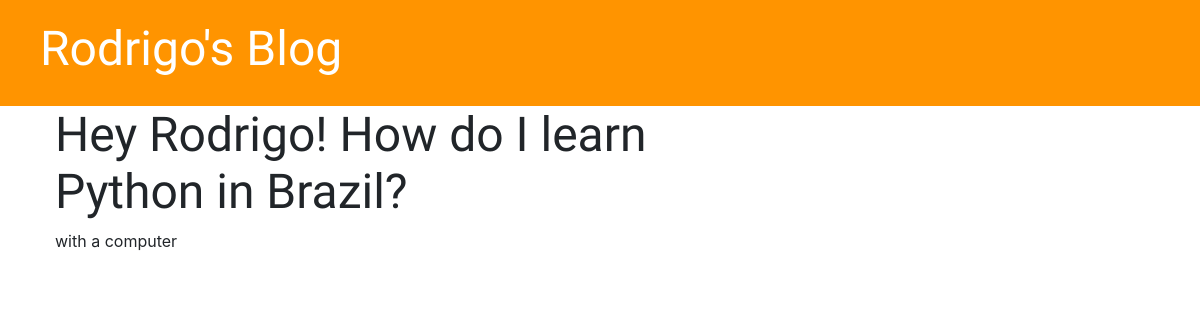
The app's page /post/2/, older data.
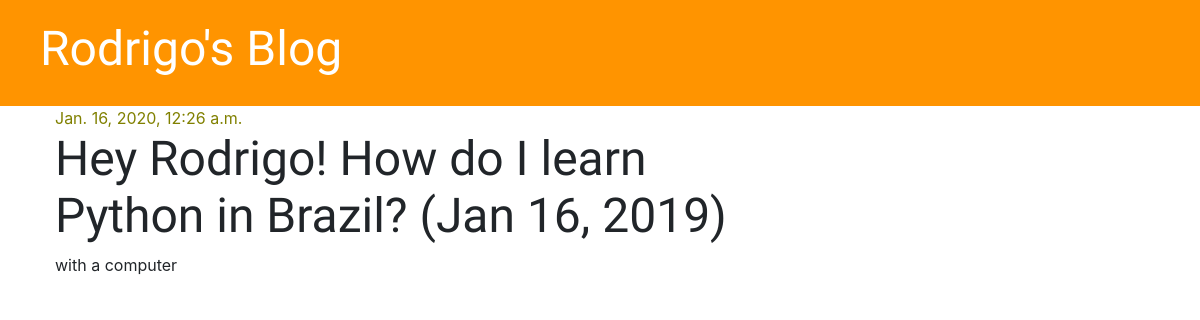
The same page, newer data.
### project/models.py (models this page shows, shortened)
class Post(models.Model):
    author = models.ForeignKey('auth.User', on_delete=models.CASCADE)
    title = models.CharField(max_length=200)
    text = models.TextField()
    created_date = models.DateTimeField(default=timezone.now)
    published_date = models.DateTimeField(blank=True, null=True)

### project/views.py (the view)
# urls.py: path('post/<int:pk>/', views.post_detail, name='post_detail'),
def post_detail(request, pk):
    post = get_object_or_404(Post, pk=pk)
    stuff_for_frontend = {'post': post}
    return render(request, 'project/post_detail.html', stuff_for_frontend)

### project/templates/project/post_detail.html
{% extends 'project/base.html' %}
{% block content %}
    <div class='post'>
        {% if post.published_date %}
            <div class='date'>
                {{ post.published_date }}
            </div>
        {% endif %}
        <h1>{{ post.title }}</h1>
        <p>{{ post.text|linebreaksbr }}</p>
    </div>
{% endblock %}

### project/templates/project/base.html (shortened to what this page needs)
{% load staticfiles %}
<!DOCTYPE html>
<html lang="en">
<head>
</head>
<body>
    <link rel="stylesheet" href="https://stackpath.bootstrapcdn.com/bootstrap/4.4.1/css/bootstrap.min.css">
    <link rel="stylesheet" href="{% static 'css/project.css' %}">
</head>
<body>
<div class="page-header">
    <h1><a href="/">Rodrigo's Blog</a></h1>
</div>
<div class='content container'>
    <div class="row">
        <div class="col-md-8">
            {% block content %}
            {% endblock %}
        </div>
    </div>
</div>
</body>
</html>

### project/static/css/project.css (style rules this page uses)
.page-header { background-color: #ff9400; margin-top: 0; padding: 20px 20px 20px 40px; }
.page-header h1, .page-header h1 a { color: #ffffff; font-size: 36pt; text-decoration: none; }
.content { margin-left: 40px; }
h1, h2, h3, h4 { font-family: 'Tangerine', 'Inconsolata', 'Droid Sans', serif; font-size: 48px; }
.date { color: olive }
.post { margin-bottom: 70px; }

Row changes from the older to the newer data that the page shows:
changed Post "with a computer": published_date (not shown) → "Jan. 16, 2020, 12:26 a.m."; title "Hey Rodrigo! How do I learn Python in Brazil?" → "Hey Rodrigo! How do I learn Python in Brazil? (Jan 16, 2019)"
